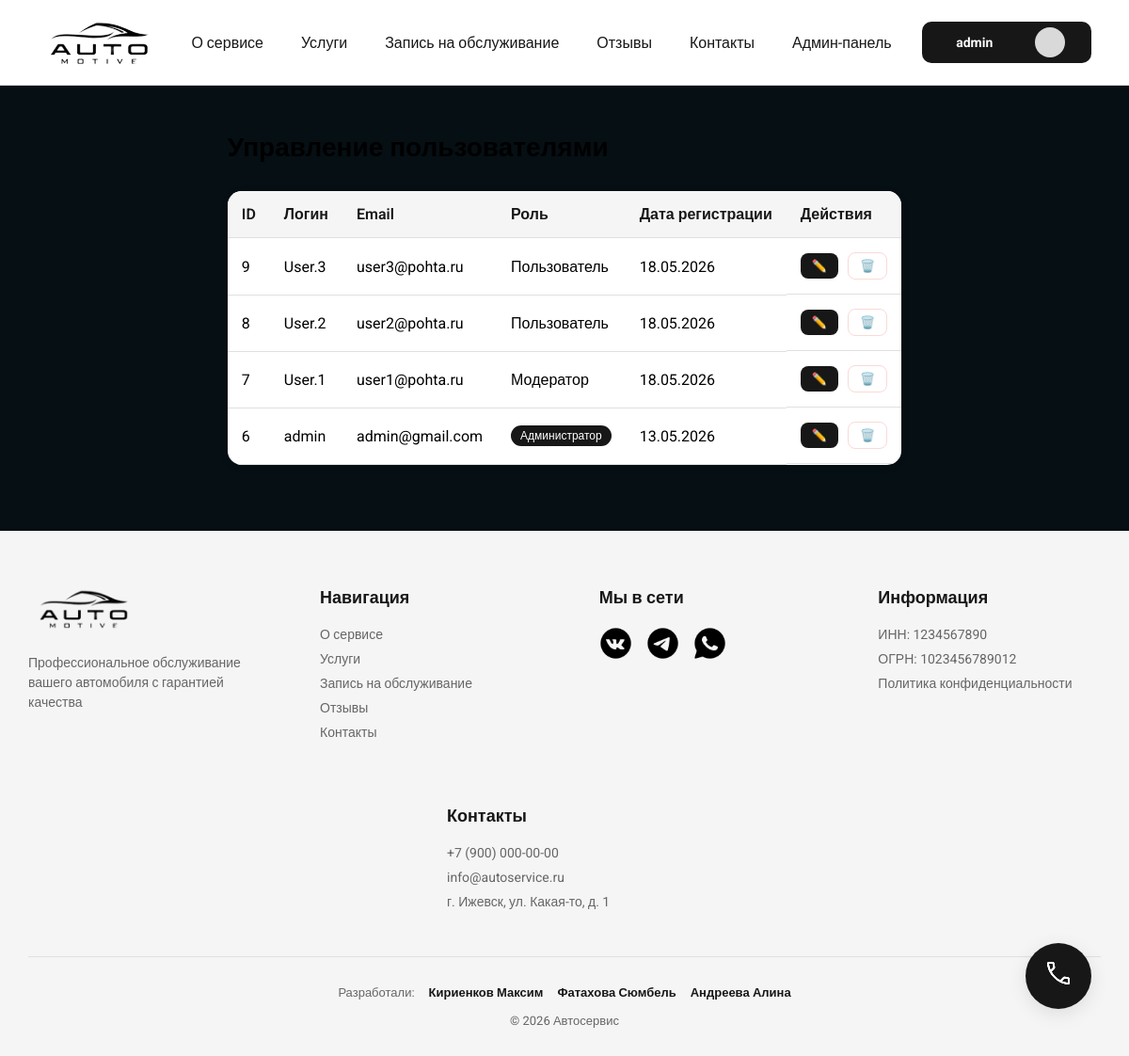
The page /admin/users (signed in) on the database its author committed.
### tables this page shows
CREATE TABLE `users` (
  `id` int NOT NULL,
  `login` varchar(64) NOT NULL,
  `email` varchar(255) NOT NULL,
  `password_hash` varchar(300) NOT NULL,
  `role_id` int NOT NULL,
  `created_at` timestamp NOT NULL
);

### core/Controller.php (called while the page is built, shortened)
<?php
class Controller
{
    protected function render($view, $data = [])
    {
        $data['auth_user'] = $_SESSION['user'] ?? null;
        extract($data);
        require_once __DIR__ . '/../views/' . $view . '.php';
        require_once __DIR__ . '/../views/layouts/main.php';
    }
}

### controllers/AdminUsersController.php (called while the page is built, shortened)
<?php
require_once __DIR__ . '/../core/Controller.php';
class AdminUsersController extends Controller
{
    public function users()
    {
        global $pdo;
        $page = isset($_GET['page']) ? (int)$_GET['page'] : 1;
        $limit = 10;
        $offset = ($page - 1) * $limit;
        $totalStmt = $pdo->query("SELECT COUNT(*) FROM users");
        $total = $totalStmt->fetchColumn();
        $totalPages = ceil($total / $limit);
        $stmt = $pdo->prepare("SELECT id, login, email, role_id, created_at FROM users ORDER BY id DESC LIMIT $limit OFFSET $offset");
        $stmt->execute();
        $users = $stmt->fetchAll(PDO::FETCH_ASSOC);
        $this->render('admin/users', ['title' => 'Управление пользователями', 'users' => $users, 'page' => $page, 'totalPages' => $totalPages]);
    }
}

### index.php (called while the page is built, shortened)
<?php
require_once 'Router.php';
$listRoute = require_once __DIR__ . '/config/route.php';
$router = new Router();
$router->add($listRoute);
$router->dispatch();

### views/admin/users.php (the view, shortened to what this page needs)
<div class="admin-panel">
    <h1>Управление пользователями</h1>
    <table class="admin-table">
        <thead>
            <tr>
                <th>ID</th>
                <th>Логин</th>
                <th>Email</th>
                <th>Роль</th>
                <th>Дата регистрации</th>
                <th>Действия</th>
            </tr>
        </thead>
        <tbody>
            <? if (!empty($users)) { ?>
                <? foreach ($users as $user) { ?>
                    <tr>
                        <td><?= htmlspecialchars($user['id']) ?></td>
                        <td><?= htmlspecialchars($user['login']) ?></td>
                        <td><?= htmlspecialchars($user['email']) ?></td>
                        <td>
                            <? if ($user['role_id'] == 1) { ?>
                                Пользователь
                            <? } elseif ($user['role_id'] == 2) { ?>
                                <span class="role-admin">Администратор</span>
                            <? } else { ?>
                                Модератор
                            <? } ?>
                        </td>
                        <td><?= date('d.m.Y', strtotime($user['created_at'])) ?></td>
                        <td class="actions">
                            <a href="/admin/users/edit/<?= $user['id'] ?>" class="btn-edit">✏️</a>
                            <form action="/admin/users/delete/<?= $user['id'] ?>" method="POST" onsubmit="return confirm('Точно удалить пользователя <?= htmlspecialchars($user['login']) ?>?')" class="delete-form">
                                <button type="submit" class="btn-delete">🗑️</button>
                            </form>
                        </td>
                    </tr>
                <? } ?>
            <? } else { ?>
                <tr>
                    <td colspan="6">Нет пользователей</td>
                </tr>
            <? } ?>
        </tbody>
    </table>
</div>

### Router.php (shortened to what this page needs)
<?php
class Router
{
    private $routes = [];
    public function add(array $routesList): void
    {
        foreach ($routesList as $route) {
            $this->routes[] = [
                'method'  => $route[0],
                'path'    => $route[1],
                'handler' => $route[2]
            ];
        }
    }
    public function dispatch(): void
    {
        $method = $_SERVER['REQUEST_METHOD'];
        $uri = parse_url($_SERVER['REQUEST_URI'], PHP_URL_PATH);
        $uri = rtrim($uri, '/');
        foreach ($this->routes as $route) {
            if ($route['method'] !== $method) {
                continue;
            }
            $routePath = rtrim($route['path'], '/');
            $pattern = '#^' . preg_replace('/\{([a-z]+)\}/', '([^/]+)', $routePath) . '$#';
            if (preg_match($pattern, $uri, $matches)) {
                array_shift($matches);
                [$controllerName, $action] = explode('@', $route['handler']);
                $controller = new $controllerName();
                $controller->$action(...$matches);
                return;
            }
        }
        exit;
    }
}

### assets/css/style.css (style rules this page uses)
:root { --bg-color: #FFFFFF; --footer-bg: #F5F5F5; --btn-bg: #171717; --btn-text: #FFFFFF; --btn-light-text: #E0E0E0; --text-main: #171717; --text-muted: #666666; --border-color: #E0E0E0; --card-bg: #F5F5F5; --shadow-color: rgba(0, 0, 0, 0.1); --shadow-hover: rgba(0, 0, 0, 0.25); --link-color: #171717; --link-hover: #171717; --error-bg: #ffeaea; --error-text: #d93025; --error-border: #fadad7; --success-bg: #e6f4ea; --success-text: #1e7e34; --success-border: #ceead6; --star-full: #FFD700; --star-empty: #dddddd; --avatar-bg: #D9D9D9; }
* { box-sizing: border-box; }
html, body { height: 100%; margin: 0; font-family: 'Roboto', sans-serif; background-color: var(--bg-color); }
body { display: flex; flex-direction: column; }
a { text-decoration: none; color: black; }
.admin-panel { padding: 20px 0; }
.admin-panel h1 { margin-bottom: 30px; font-size: 28px; }
.admin-table { width: 100%; border-collapse: collapse; background: var(--bg-color); border-radius: 15px; overflow: hidden; box-shadow: 0 2px 8px var(--shadow-color); }
.admin-table th, .admin-table td { padding: 15px; text-align: left; border-bottom: 1px solid var(--border-color); }
.admin-table th { background: var(--footer-bg); font-weight: 600; color: var(--text-main); }
.role-admin { background: var(--btn-bg); color: var(--btn-text); padding: 4px 10px; border-radius: 20px; font-size: 12px; display: inline-block; }
.actions { display: flex; gap: 10px; align-items: center; flex-wrap: wrap; }
.btn-edit { background: var(--btn-bg); color: var(--btn-text); padding: 6px 12px; border-radius: 8px; text-decoration: none; font-size: 13px; transition: all 0.2s ease; display: inline-block; }
.btn-delete { background: transparent; color: var(--error-text); padding: 6px 12px; border: 1px solid var(--error-border); border-radius: 8px; cursor: pointer; font-size: 13px; transition: all 0.2s ease; }
.delete-form { display: inline; }

### assets/css/doc.css (style rules this page uses)
* { margin: 0; padding: 0; }
body { background-color: #060F14; }

### rows shown on the page
users: id "9", login "User.3", email "user3@pohta.ru", shows "Пользователь", created_at "18.05.2026"
users: id "8", login "User.2", email "user2@pohta.ru", shows "Пользователь", created_at "18.05.2026"
users: id "7", login "User.1", email "user1@pohta.ru", shows "Модератор", created_at "18.05.2026"
users: id "6", login "admin", email "admin@gmail.com", shows "Администратор", created_at "13.05.2026"
